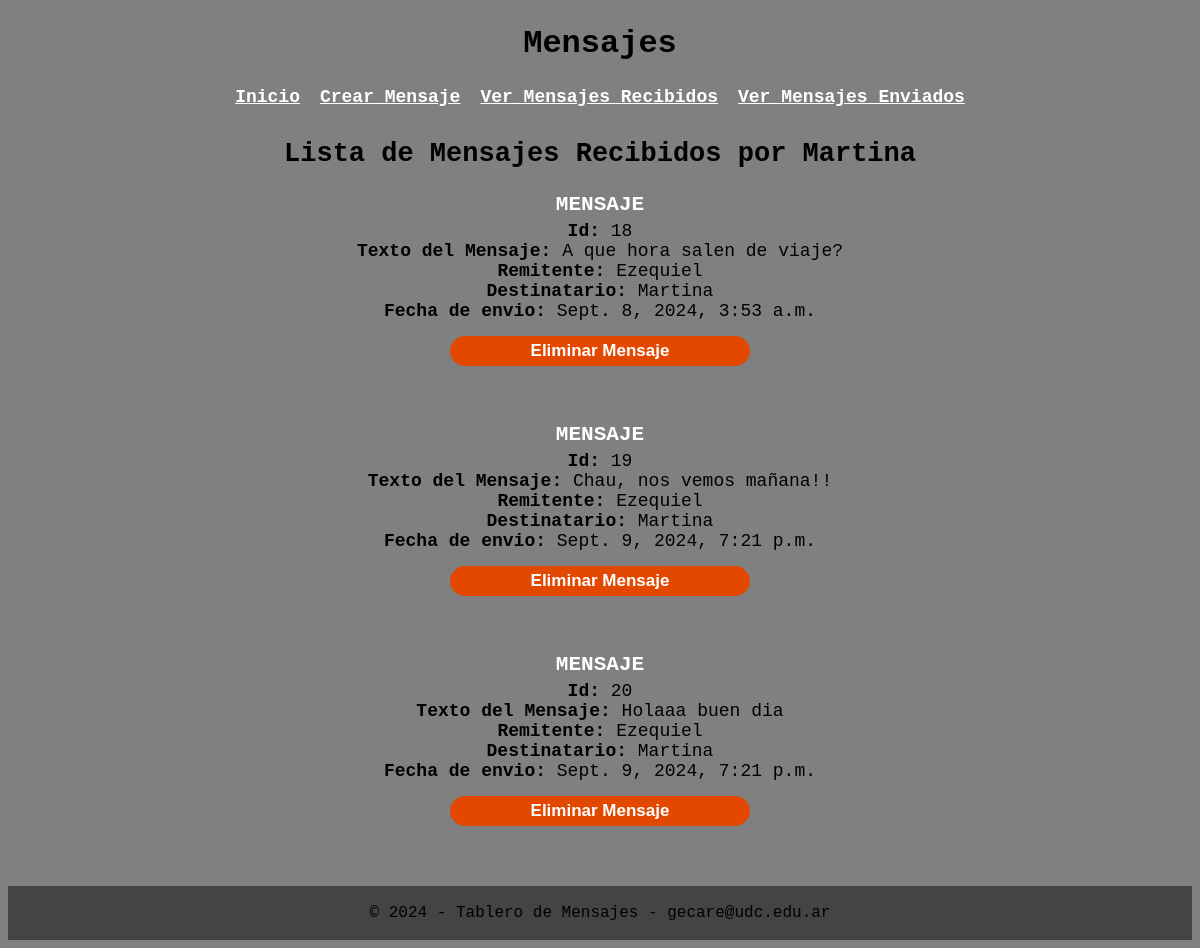
/mensajesRecibidos, run on the app's committed database.
### mensajes/models.py (models this page shows, shortened)
class Mensaje(models.Model):
    texto_del_mensaje = models.TextField()
    remitente = models.CharField(max_length=25)
    destinatario = models.CharField(max_length=25)
    fecha_del_envio = models.DateTimeField(auto_now_add=True)

### mensajes/views.py (the view)
# urls.py: path('mensajesRecibidos', ver_mensajes_recibidos, name='ver_mensajes_recibidos'),
def ver_mensajes_recibidos(request):
    destinatario_buscado = 'Martina'
    mensajes_recibidos = Mensaje.objects.filter(destinatario=destinatario_buscado) # Lista de mensajes
    url = 'http://localhost:8000/eliminar_mensaje' # Url de la vista a mostrar cuando se envie el formulario.
    contexto = {
        'mensajes': mensajes_recibidos,
        'destinatario': destinatario_buscado,
        'url': url
    }
    return render(request, 'verMensajes.html', contexto)

### mensajes/templates/verMensajes.html (shortened to what this page needs)
{% extends "base.html" %}
{% block header %}
    <h1>Mensajes</h1>
{% endblock %}
{% block content %}
    <ol class="lista-mensajes">
        {% if remitente %}
            <h2> Lista de Mensajes Enviados por {{ remitente }}</h2>
            {% for mensaje in mensajes %}
                <li style="margin-top: 15px;">
                    <h3 style="margin-bottom: 5px; text-align: center; color: #FFF;">MENSAJE</h3>
                    <b>Id: </b>{{ mensaje.id }} <br>
                    <b>Texto del Mensaje: </b>{{ mensaje.texto_del_mensaje }} <br>
                    <b>Remitente: </b>{{ mensaje.remitente }} <br>
                    <b>Destinatario: </b>{{ mensaje.destinatario }} <br>
                    <b>Fecha de envio: </b>{{ mensaje.fecha_del_envio }}
                    <form method="post" action="{{url}}">
                        {% csrf_token %}
                        <input type="hidden" name="mensaje_id" value="{{ mensaje.id }}">
                        <button class="boton-crear-mensaje" type="submit" style="margin: 15px;">Eliminar Mensaje</button>
                    </form>
                </li> <br>
            {% endfor %}
        {% elif destinatario %}
            <h2> Lista de Mensajes Recibidos por {{ destinatario }}</h2>
            {% for mensaje in mensajes %}
                <li style="margin-top: 15px;">
                    <h3 style="margin-bottom: 5px; text-align: center; color: #FFF;">MENSAJE</h3>
                    <b>Id: </b>{{ mensaje.id }} <br>
                    <b>Texto del Mensaje: </b>{{ mensaje.texto_del_mensaje }} <br>
                    <b>Remitente: </b>{{ mensaje.remitente }} <br>
                    <b>Destinatario: </b>{{ mensaje.destinatario }} <br>
                    <b>Fecha de envio: </b>{{ mensaje.fecha_del_envio }}
                    <form method="post" action="{{url}}">
                        <button class="boton-crear-mensaje" type="submit" style="margin: 15px;">Eliminar Mensaje</button>
                    </form>
                </li> <br>
            {% endfor %}
        {% else %}
            <p>No hay mensajes para mostrar.</p>
        {% endif %}
    </ol>
{% endblock %}

### mensajes/static/mensajes/styles.css (style rules this page uses)
body { text-align: center; background-color: grey; font-family: 'Courier New', Courier, monospace; }
h1 { margin-top: 25px; margin-bottom: 25px; }
.boton-crear-mensaje { color: #FFF; font-weight: bold; width: 300px; height: 30px; border-radius: 15px; border: none; text-align: center; font-size: 17px; cursor: pointer; background-color: #e24800; margin-bottom: 15px; }
.lista-mensajes { list-style-type: none; padding: 0; margin: 0; font-size: large; font-weight: 400; }

### data on the page
Mensaje: id "18", texto_del_mensaje "A que hora salen de viaje?", remitente "Ezequiel", destinatario "Martina", fecha_del_envio "Sept. 8, 2024, 3:53 a.m."
Mensaje: id "19", texto_del_mensaje "Chau, nos vemos mañana!!", remitente "Ezequiel", destinatario "Martina", fecha_del_envio "Sept. 9, 2024, 7:21 p.m."
Mensaje: id "20", texto_del_mensaje "Holaaa buen dia", remitente "Ezequiel", destinatario "Martina", fecha_del_envio "Sept. 9, 2024, 7:21 p.m."

### other printed values
{{ destinatario }} "Martina"
